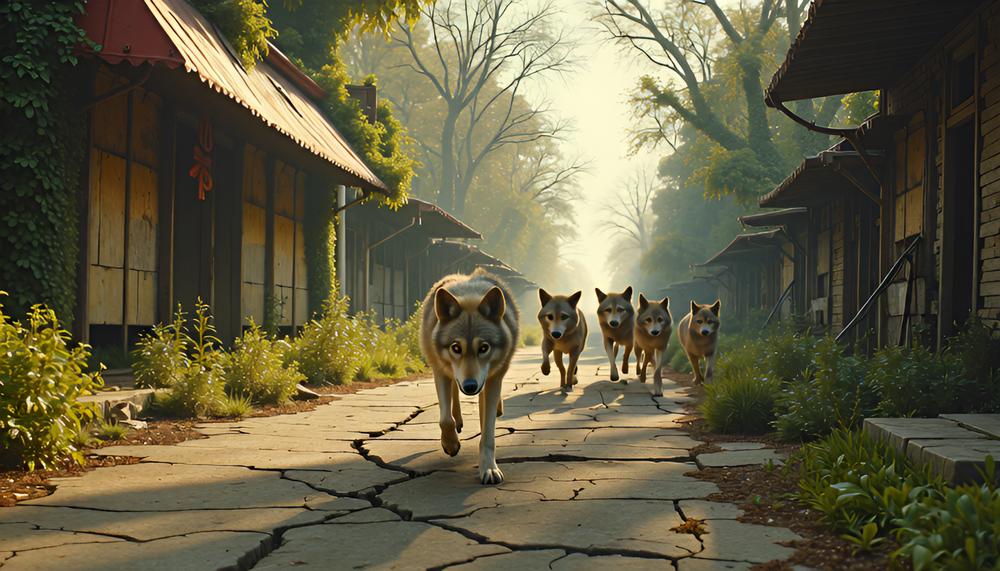
#> input picture longlook_workflow/Wan22_14B_I2V_MultiClip_LongLook/Wan22_14B_I2V_LL_Normal/Wan22_14B_I2V_LongLook_NORMAL_PNG.png, 1000 x 571 px, shrunk from 1792 x 1024 before the run
$ python -i compare-video-sharpness.py   (imports and definitions only)
#> lines starting #> are read from the running program, lines starting #| are printed output that depends on the picture
"""
Objective sharpness comparison between two clips.

"Looks better" is not evidence. At a fixed CRF the encoder spends bits on
detail, so bitrate is one signal — but blur can also be measured directly:
the variance of a Laplacian (second derivative) over a greyscale frame is high
for crisp edges and collapses toward zero as an image softens. It is the
standard blur metric and needs no reference image.

Frames are sampled across the clip rather than taken from one point, because
LTX output can drift in quality over its length.

    /tmp/gltch-work/venv/bin/python3 scripts/compare-video-sharpness.py A.mp4 B.mp4
"""
import subprocess
import sys
import tempfile
from pathlib import Path

from PIL import Image, ImageFilter
import numpy as np

SAMPLES = 8


# [23 lines left out: functions frames, sharpness, not called in this run]


def detail_energy(png: Path) -> float:
    """High-frequency energy: how much the image changes when blurred.
    A already-soft image barely changes, a detailed one changes a lot."""
    im = Image.open(png).convert("L")
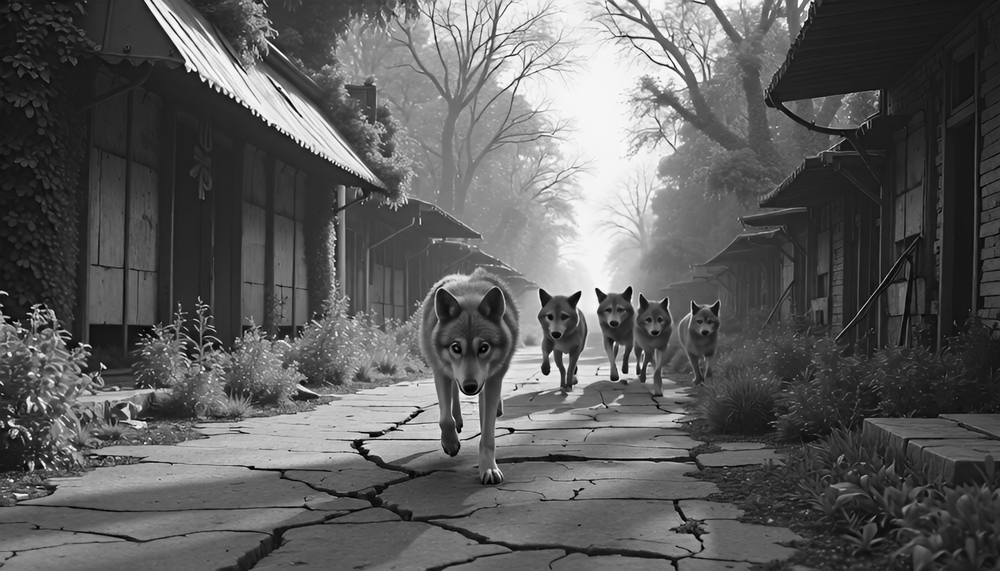
#> im: PIL image 1000x571 L; min 0, max 255, mean 92.9
    a = np.asarray(im, dtype=np.float64)
    b = np.asarray(im.filter(ImageFilter.GaussianBlur(2)), dtype=np.float64)
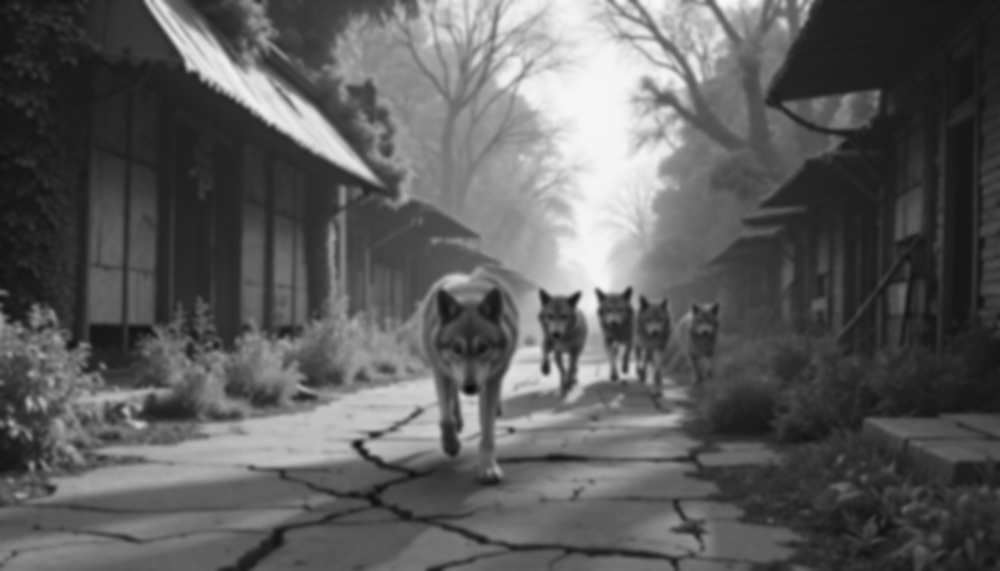
#> b: shape (571, 1000) float64; min 9, max 251, mean 92.9
    return float(np.abs(a - b).mean())


# [23 lines left out: function main, not called in this run]


# [2 lines not run here, left out]

>>> result = detail_energy('../longlook_workflow/Wan22_14B_I2V_MultiClip_LongLook/Wan22_14B_I2V_LL_Normal/Wan22_14B_I2V_LongLook_NORMAL_PNG.png')
#> result = 8.97
